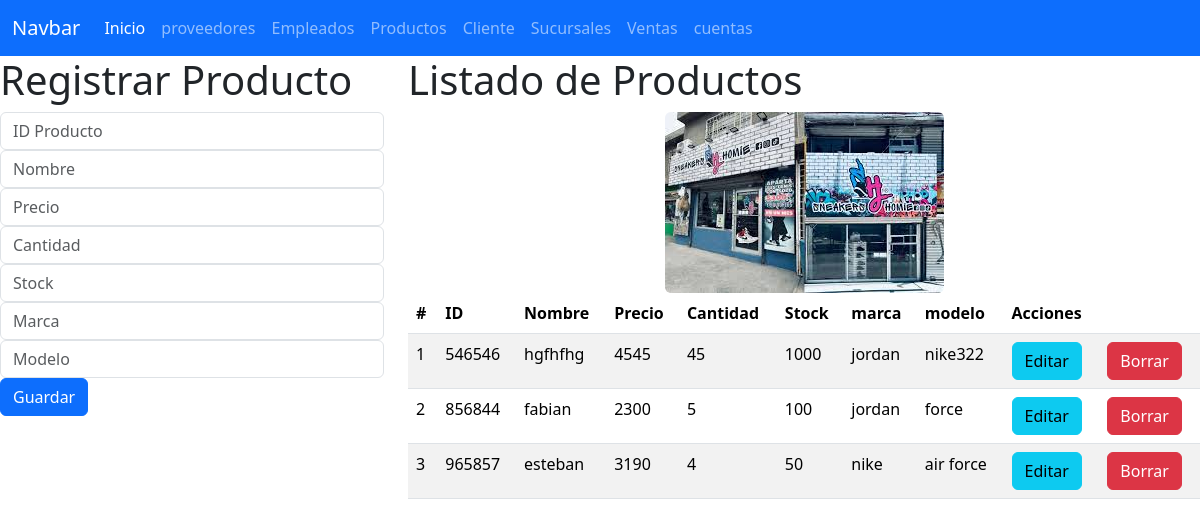
/inicio_vistaProducto, run on the app's committed database.
### Productos_app/models.py (models this page shows, shortened)
class Productos(models.Model):
    id_producto=models.IntegerField(primary_key=True)
    nombre=models.CharField(max_length=100)
    precio=models.IntegerField()
    cantidad=models.PositiveSmallIntegerField()
    stock=models.CharField(max_length=100)
    marca=models.CharField(max_length=100)
    modelo=models.CharField(max_length=100)

### Productos_app/views.py (the view)
# urls.py: path("inicio_vistaProducto", views.inicio_vistaProducto, name="inicio_vistaProducto"),
def inicio_vistaProducto(request):
    losproductos = Productos.objects.all()
    return render(request, "gestionarProducto.html", {"misproductos": losproductos})

### Productos_app/templates/gestionarProducto.html (shortened to what this page needs)
{% extends "base.html" %}
{% load static %}
{% block cuerpo %}
<div class="row">
    <div class="col-md-4">
        <h1>Registrar Producto</h1>
        <form action="/registrarProducto/" method="POST">
            <div class="form-group">
                <input type="int" id="txtid_producto" name="txtid_producto" class="form-control" placeholder="ID Producto" maxlength="6" required>
            </div>
            <div class="form-group">
                <input type="text" id="txtnombre" name="txtnombre" class="form-control" placeholder="Nombre" maxlength="100" required>
            </div>
            <div class="form-group">
                <input type="number" id="numprecio" name="numprecio" class="form-control" placeholder="Precio" required>
            </div>
            <div class="form-group">
                <input type="number" id="numcantidad" name="numcantidad" class="form-control" placeholder="Cantidad" required>
            </div>
            <div class="form-group">
                <input type="text" id="txtstock" name="txtstock" class="form-control" placeholder="Stock" maxlength="100" required>
            </div>
            <div class="form-group">
                <input type="text" id="txtmarca" name="txtmarca" class="form-control" placeholder="Marca" maxlength="100" required>
            </div>
            <div class="form-group">
                <input type="text" id="txtmodelo" name="txtmodelo" class="form-control" placeholder="Modelo" maxlength="100" required>
            </div>
            <button type="submit" class="btn btn-primary">Guardar</button>
        </form>
    </div>
    <div class="col-md-8">
        <h1>Listado de Productos</h1>
        <img class="rounded mx-auto d-block" src="{% static "img/tenis.jpg" %}" alt="alexis" />
        <table class="table table-striped">
            <thead>
                <tr>
                    <th>#</th>
                    <th>ID</th>
                    <th>Nombre</th>
                    <th>Precio</th>
                    <th>Cantidad</th>
                    <th>Stock</th>
                    <th>marca</th>
                    <th>modelo</th>
                    <th colspan="2">Acciones</th>
                </tr>
            </thead>
            <tbody>
                {% for p in misproductos %}
                <tr>
                    <td>{{ forloop.counter }}</td>
                    <td>{{ p.id_producto }}</td>
                    <td>{{ p.nombre }}</td>
                    <td>{{ p.precio }}</td>
                    <td>{{ p.cantidad }}</td>
                    <td>{{ p.stock }}</td>
                    <td>{{ p.marca }}</td>
                    <td>{{ p.modelo }}</td>
                    <td><a href="seleccionarProducto/{{ p.id_producto }}" class="btn btn-info">Editar</a></td>
                    <td><a href="borrarProducto/{{ p.id_producto }}" class="btn btn-danger">Borrar</a></td>
                </tr>
                {% endfor %}
            </tbody>
        </table>
    </div>
</div>
{% endblock %}

### templates/base.html (shortened to what this page needs)
{% load static %}
<!doctype html>
<html lang="en">
  <head>
    <link href="https://cdn.jsdelivr.net/npm/bootstrap@5.3.3/dist/css/bootstrap.min.css" rel="stylesheet">
  </head>
  <body>
    <nav class="navbar navbar-expand-lg bg-primary" data-bs-theme="dark">
        <div class="container-fluid">
          <a class="navbar-brand" href="#">Navbar</a>
          <div class="collapse navbar-collapse" id="navbarNav">
            <ul class="navbar-nav">
              <li class="nav-item">
                <a class="nav-link active" aria-current="page" href="/">Inicio</a>
              </li>
              <li class="nav-item">
                <a class="nav-link" href="{% url "inicio_vistaProveedor" %}">proveedores</a>
              </li>
              <li class="nav-item">
                <a class="nav-link" href="{% url "inicio_vistaEmpleado" %}">Empleados</a>
              </li>
              <li class="nav-item">
                <a class="nav-link" href="{% url "inicio_vistaProducto" %}">Productos</a>
              </li>
              <li class="nav-item">
                <a class="nav-link" href="{% url "gestionarCliente" %}">Cliente</a>
              </li>
              <li class="nav-item">
                <a class="nav-link" href="{% url "inicio_vistaEnvio" %}">Sucursales</a>
              </li>
              <li class="nav-item">
                <a class="nav-link" href="{% url "inicio_vistaPromocion" %}">Ventas</a>
              </li>
              <li class="nav-item">
                <a class="nav-link" href="{% url 'inicio_vistaMateria' %}">cuentas</a>
             </li>
            </ul>
          </div>
        </div>
      </nav>
    {% block cuerpo %}{% endblock %}
  </body>
</html>

### data on the page
Productos: id_producto "546546", nombre "hgfhfhg", precio "4545", cantidad "45", stock "1000", marca "jordan", modelo "nike322"
Productos: id_producto "856844", nombre "fabian", precio "2300", cantidad "5", stock "100", marca "jordan", modelo "force"
Productos: id_producto "965857", nombre "esteban", precio "3190", cantidad "4", stock "50", marca "nike", modelo "air force"
